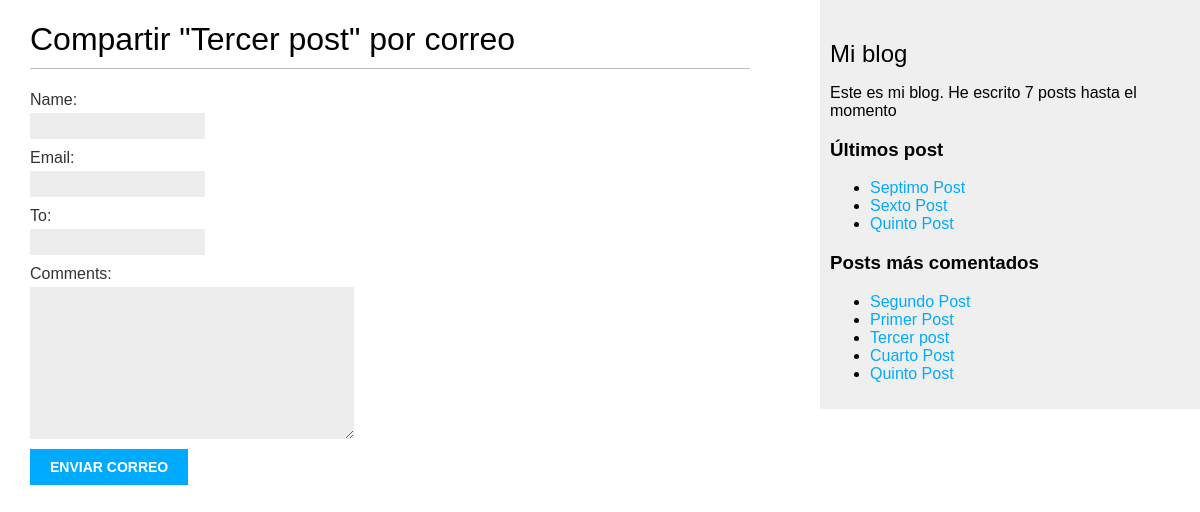
The app's page /blog/8/share/, older data.
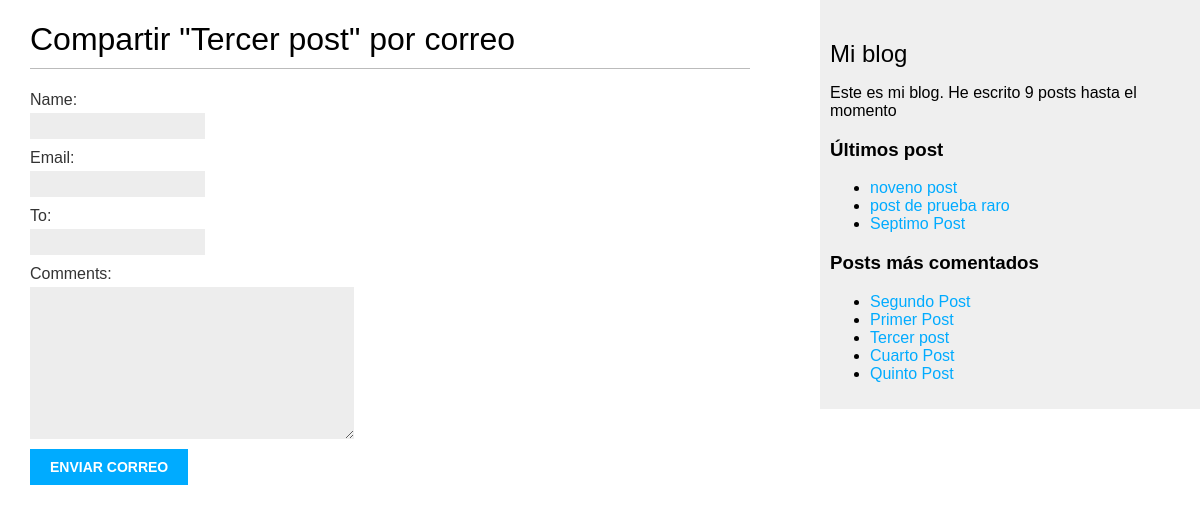
The same page, newer data.
### blog/models.py (models this page shows, shortened)
class Post(models.Model):
    STATUS_CHOICES = (('draft', 'Draft'), ('published', 'Published'),)
    title = models.CharField(max_length=255)
    slug = models.SlugField(max_length=250, unique_for_date='publish')
    author = models.ForeignKey(User, on_delete=models.CASCADE, related_name='blog_posts')
    body = models.TextField()
    publish = models.DateTimeField(default=timezone.now)
    created = models.DateTimeField(auto_now_add=True)
    updated = models.DateTimeField(auto_now=True)
    status = models.CharField(max_length=10, choices=STATUS_CHOICES, default='draft')
    class Meta:
        ordering= ('-publish',)
    def get_absolute_url(self):
        return reverse('blog:post_detail', args=[self.publish.year,self.publish.month,self.publish.day,self.slug])
    tags = TaggableManager()

### blog/views.py (the view)
# urls.py: path('<int:post_id>/share/', post_share, name='post_share')
def post_share(request, post_id):
    post = get_object_or_404(Post, id=post_id, status='published')
    sent = False
    if request.method == 'POST':
        form = EmailPostForm(request.POST)
        if form.is_valid():
            cd  = form.cleaned_data
            post_url = request.build_absolute_uri(post.get_absolute_url())
            subject = f"{cd['name']} te recomienda que leas {post.title}"
            message = f"Leer {post.title} en {post_url}\n\n" \
                       f"{cd['name']}\'s comments: {cd['comments']}"
            send_mail(subject, message, 'daluz0221@gmail.com', [cd['to']])
            sent = True
    else:
        form = EmailPostForm()
    return render(request, 'blog/post/share.html', {
            'post':post,
            'form': form,
            'sent':sent
            })

### blog/forms.py
class EmailPostForm(forms.Form):
    name = forms.CharField(max_length=25)
    email = forms.EmailField()
    to = forms.EmailField()
    comments = forms.CharField(required=False,widget=forms.Textarea)

### blog/templatetags/blog_tags.py (called while the page is built)
@register.simple_tag
def total_posts():
    return Post.objects.filter(status='published').count()

@register.simple_tag
def get_most_coment_post(count=5):
    return Post.objects.filter(status='published').annotate(total_comments=Count('comments')).order_by('-total_comments')[:count]

@register.inclusion_tag('blog/post/latest_posts.html')
def show_latest_posts(count=5):
    latest_posts = Post.objects.filter(status="published").order_by('-publish')[:count]
    return {'l_post': latest_posts}

### blog/templates/blog/post/share.html (shortened to what this page needs)
{% extends "blog/base.html" %}
{% block content %}
    {% if sent %}
      <h1>Correo enviado con éxito</h1>
      <p>
          "{{ post.title }}" fue enviado con éxtio a {{ form.cleaned_data.to }}.
      </p>
    {% else %}
      <h1>Compartir "{{ post.title }}" por correo</h1>
      <form method="post">
          {{ form.as_p }}
          <input type="submit" value="Enviar correo">
      </form>
    {% endif %}
{% endblock content %}

### blog/templates/blog/base.html (shortened to what this page needs)
{% load blog_tags %}
{% load static %}
<!DOCTYPE html>
<html lang="es">
<head>
    <link rel="stylesheet" href="{% static 'css/blog.css' %}">
</head>
<body>
    <div id="content">
        {% block content %}
        {% endblock content %}
    </div>
    <div id="sidebar">
        <h2>Mi blog</h2>
        <p>Este es mi blog. He escrito {% total_posts %} posts hasta el momento</p>
        <h3>Últimos post</h3>
        {% show_latest_posts 3 %}
        <h3>Posts más comentados</h3>
        {% get_most_coment_post as most_commented %}
        <ul>
            {% for post in most_commented %}
                <li>
                    <a href="{{ post.get_absolute_url }}">{{ post.title }}</a>
                </li>
            {% endfor %}
        </ul>
    </div>
</body>
</html>

### blog/templates/blog/post/latest_posts.html
<ul>
    {% for post in l_post %}
      <li><a href="{{ post.get_absolute_url }}">
        {{ post.title }}
      </a></li>
    {% endfor %}
</ul>

Row changes from the older to the newer data that the page shows:
no longer on this page (row unchanged): Post: title "Sexto Post", shown under "Últimos post"
no longer on one of the page's lists (row unchanged): Post: title "Quinto Post"
added Post: title "noveno post", shown under "Últimos post"
added Post: title "post de prueba raro", shown under "Últimos post"
Text that changed along with them:
text no longer shown: "7"
text now shown: "9"
